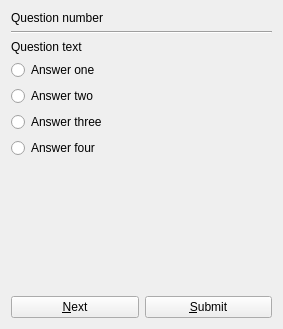
<ui version="4.0" >
 <class>ComprehensionQuestionItem</class>
 <widget class="QWidget" name="ComprehensionQuestionItem" >
  <property name="geometry" >
   <rect>
    <x>0</x>
    <y>0</y>
    <width>283</width>
    <height>329</height>
   </rect>
  </property>
  <property name="windowTitle" >
   <string>Form</string>
  </property>
  <layout class="QVBoxLayout" >
   <item>
    <widget class="QLabel" name="m_lblQuestionNumber" >
     <property name="text" >
      <string>Question number</string>
     </property>
    </widget>
   </item>
   <item>
    <widget class="Line" name="line" >
     <property name="orientation" >
      <enum>Qt::Horizontal</enum>
     </property>
    </widget>
   </item>
   <item>
    <widget class="QLabel" name="m_lblQuestionText" >
     <property name="text" >
      <string>Question text</string>
     </property>
    </widget>
   </item>
   <item>
    <widget class="QRadioButton" name="m_rbAnswerOne" >
     <property name="text" >
      <string>Answer one</string>
     </property>
    </widget>
   </item>
   <item>
    <widget class="QRadioButton" name="m_rbAnswerTwo" >
     <property name="text" >
      <string>Answer two</string>
     </property>
    </widget>
   </item>
   <item>
    <widget class="QRadioButton" name="m_rbAnswerThree" >
     <property name="text" >
      <string>Answer three</string>
     </property>
    </widget>
   </item>
   <item>
    <widget class="QRadioButton" name="m_rbAnswerFour" >
     <property name="text" >
      <string>Answer four</string>
     </property>
    </widget>
   </item>
   <item>
    <spacer>
     <property name="orientation" >
      <enum>Qt::Vertical</enum>
     </property>
     <property name="sizeHint" >
      <size>
       <width>20</width>
       <height>40</height>
      </size>
     </property>
    </spacer>
   </item>
   <item>
    <widget class="QLabel" name="m_lblWarning" >
     <property name="text" >
      <string/>
     </property>
     <property name="alignment" >
      <set>Qt::AlignCenter</set>
     </property>
    </widget>
   </item>
   <item>
    <layout class="QHBoxLayout" >
     <item>
      <widget class="QPushButton" name="m_btnNext" >
       <property name="text" >
        <string>&amp;Next</string>
       </property>
      </widget>
     </item>
     <item>
      <widget class="QPushButton" name="m_btnConfirm" >
       <property name="text" >
        <string>&amp;Submit</string>
       </property>
      </widget>
     </item>
    </layout>
   </item>
  </layout>
 </widget>
 <resources/>
 <connections/>
</ui>
